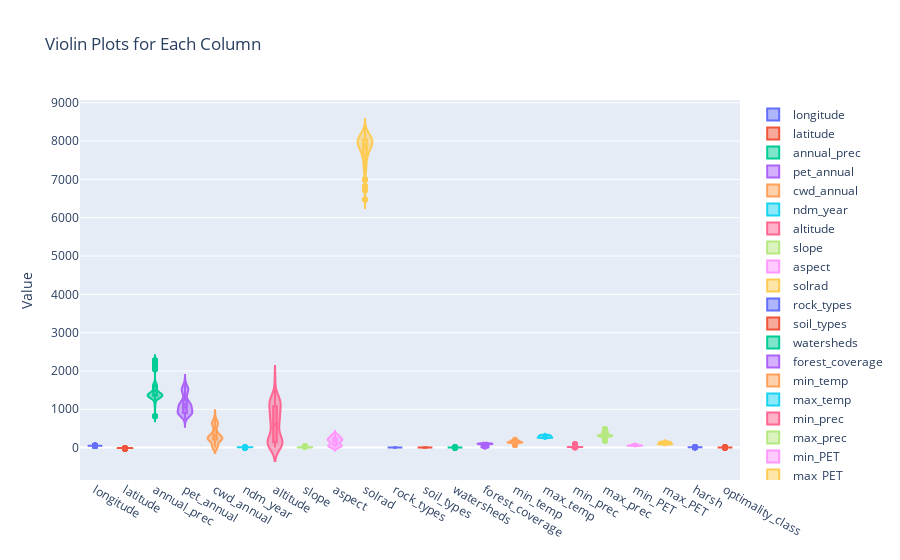

Notebook source saved alongside this figure:
### Code cell
import plotly.graph_objects as go

# Create an empty figure
fig = go.Figure()

# Iterate over each column in the DataFrame
for column in df_imputed.columns:
    # Add a violin trace for the current column
    fig.add_trace(go.Violin(y=df_imputed[column], name=column, box_visible=True, meanline_visible=True))

# Update layout
fig.update_layout(title='Violin Plots for Each Column', yaxis_title='Value')

# Show the figure
fig.show()

### Figure 1 — Plotly figure (JSON) as saved in the notebook; plotly's stock layout.template omitted (floating-point values rounded to 4 significant figures; data arrays with more than 128 entries replaced by an {"elided": "..."} marker saying what was removed)
{"data": [{"box": {"visible": true}, "meanline": {"visible": true}, "name": "longitude", "type": "violin", "y": {"elided": "189 float values"}}, {"box": {"visible": true}, "meanline": {"visible": true}, "name": "latitude", "type": "violin", "y": {"elided": "189 float values"}}, {"box": {"visible": true}, "meanline": {"visible": true}, "name": "annual_prec", "type": "violin", "y": {"elided": "189 int values"}}, {"box": {"visible": true}, "meanline": {"visible": true}, "name": "pet_annual", "type": "violin", "y": {"elided": "189 float values"}}, {"box": {"visible": true}, "meanline": {"visible": true}, "name": "cwd_annual", "type": "violin", "y": {"elided": "189 float values"}}, {"box": {"visible": true}, "meanline": {"visible": true}, "name": "ndm_year", "type": "violin", "y": {"elided": "189 float values"}}, {"box": {"visible": true}, "meanline": {"visible": true}, "name": "altitude", "type": "violin", "y": {"elided": "189 float values"}}, {"box": {"visible": true}, "meanline": {"visible": true}, "name": "slope", "type": "violin", "y": {"elided": "189 float values"}}, {"box": {"visible": true}, "meanline": {"visible": true}, "name": "aspect", "type": "violin", "y": {"elided": "189 float values"}}, {"box": {"visible": true}, "meanline": {"visible": true}, "name": "solrad", "type": "violin", "y": {"elided": "189 float values"}}, {"box": {"visible": true}, "meanline": {"visible": true}, "name": "rock_types", "type": "violin", "y": {"elided": "189 int values"}}, {"box": {"visible": true}, "meanline": {"visible": true}, "name": "soil_types", "type": "violin", "y": {"elided": "189 int values"}}, {"box": {"visible": true}, "meanline": {"visible": true}, "name": "watersheds", "type": "violin", "y": {"elided": "189 int values"}}, {"box": {"visible": true}, "meanline": {"visible": true}, "name": "forest_coverage", "type": "violin", "y": {"elided": "189 float values"}}, {"box": {"visible": true}, "meanline": {"visible": true}, "name": "min_temp", "type": "violin", "y": {"elided": "189 float values"}}, {"box": {"visible": true}, "meanline": {"visible": true}, "name": "max_temp", "type": "violin", "y": {"elided": "189 float values"}}, {"box": {"visible": true}, "meanline": {"visible": true}, "name": "min_prec", "type": "violin", "y": {"elided": "189 float values"}}, {"box": {"visible": true}, "meanline": {"visible": true}, "name": "max_prec", "type": "violin", "y": {"elided": "189 float values"}}, {"box": {"visible": true}, "meanline": {"visible": true}, "name": "min_PET", "type": "violin", "y": {"elided": "189 float values"}}, {"box": {"visible": true}, "meanline": {"visible": true}, "name": "max_PET", "type": "violin", "y": {"elided": "189 float values"}}, {"box": {"visible": true}, "meanline": {"visible": true}, "name": "harsh", "type": "violin", "y": {"elided": "189 int values"}}, {"box": {"visible": true}, "meanline": {"visible": true}, "name": "optimality_class", "type": "violin", "y": {"elided": "189 int values"}}], "layout": {"title": {"text": "Violin Plots for Each Column"}, "yaxis": {"title": {"text": "Value"}}}}
